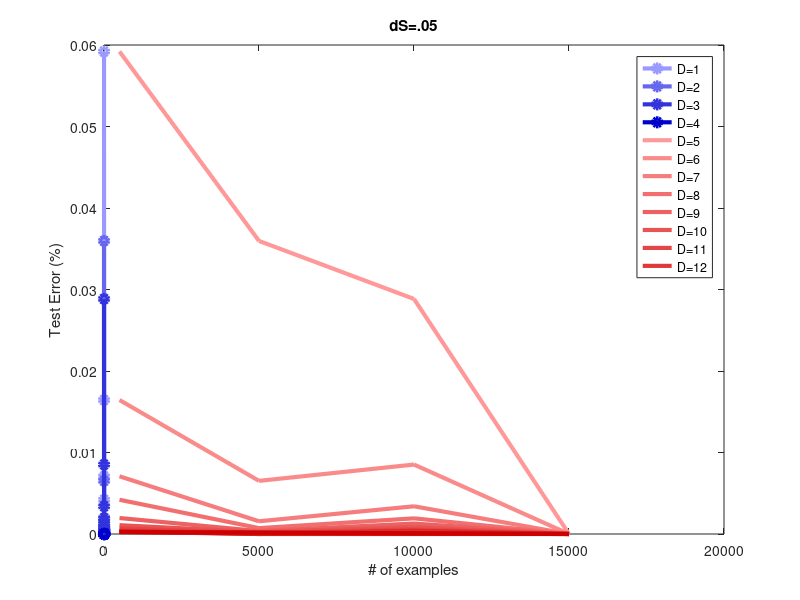

MATLAB code for this plot:

%% dS = .5
clear
title_l = 'dS=.5';
Nex = [500 5000 10000 25000];

acc{1} = [75.604 76.496 76.568 76.524];
acc{2} = [85.116 86.384 87.04 87.484 87.664 87.744 87.808 87.888 87.888];
acc{3} = [87.596 89.008 89.688 89.884 90.048 90.088 90.184 90.176];
acc{4} = [88.168 90.412 90.764 90.956 90.972 90.972];

%% dS = .1
clear
title_l = 'dS=.1';
Nex = [500 5000 10000 25000];
    
acc{1} = [98.316 98.616 98.78 98.88 98.896 98.916 98.924 98.896];
acc{2} = [99.572 99.764 99.832 99.852 99.86 99.872 99.876 99.88 99.876];
acc{3} = [99.74 99.86 99.892 99.908 99.912 99.916 99.916];
acc{4} = [99.808 99.892 99.928 99.936 99.94 99.94];

%% dS = .05
clear
title_l = 'dS=.05';
Nex = [500 5000 10000 15000];

acc{1} = [94.08 98.356 99.292 99.58 99.804 99.892 99.932 99.956 99.964 99.972 99.976 99.976];
acc{2} = [96.404 99.348 99.844 99.928 99.964 99.976 99.988 99.992 100 100];
acc{3} = [97.116 99.148 99.66 99.808 99.872 99.916 99.944 99.96 99.96];
acc{4} = [100 100 100 100 100 100 100 100 100 100 100 100];




%% By depth
colors = [linspace(0,.6,length(Nex))' linspace(0, .6,length(Nex))' linspace(.8,1,length(Nex))'];
colors = flipud(colors);
clear leg_txt

%subplot(122)
for e = 1:length(Nex)
   
   plot(1:length(acc{e}),1-acc{e}/100,'-o','Color',colors(e,:),'linewidth',3)
   hold on
   leg_txt{e} = sprintf('Nex=%d',Nex(e));
end
%ylim([0 .3])
legend(leg_txt,'location','NorthEast')
xlabel('Depth')
ylabel('Test Error (%)')
title(title_l)


%% By Nex

maxdepth = 0;
for e = 1:length(Nex)
    maxdepth = max(maxdepth,length(acc{e}))
end
for d = 1:maxdepth
   acc_nexv{d}=[];
   acc_nex{d}=[];
end
for e = 1:length(Nex)
    for d = 1:maxdepth
        length(acc{e})
        
        if length(acc{e}) >= d
            acc_nexv{d} = [acc_nexv{d} Nex(e)];
            acc_nex{d} = [acc_nex{d} acc{e}(d)];
        end
    end
end

colors = [linspace(.8,1,maxdepth)' linspace(0,.6,maxdepth)' linspace(0, .6,maxdepth)'];
colors = flipud(colors);


for d = 1:maxdepth
   plot(acc_nexv{d},1-acc_nex{d}/100,'Color',colors(d,:),'linewidth',3)
   hold on
   leg_txt{d} = sprintf('D=%d',d');
end
legend(leg_txt,'location','NorthEast')
xlabel('# of examples')
ylabel('Test Error (%)')
title(title_l);

